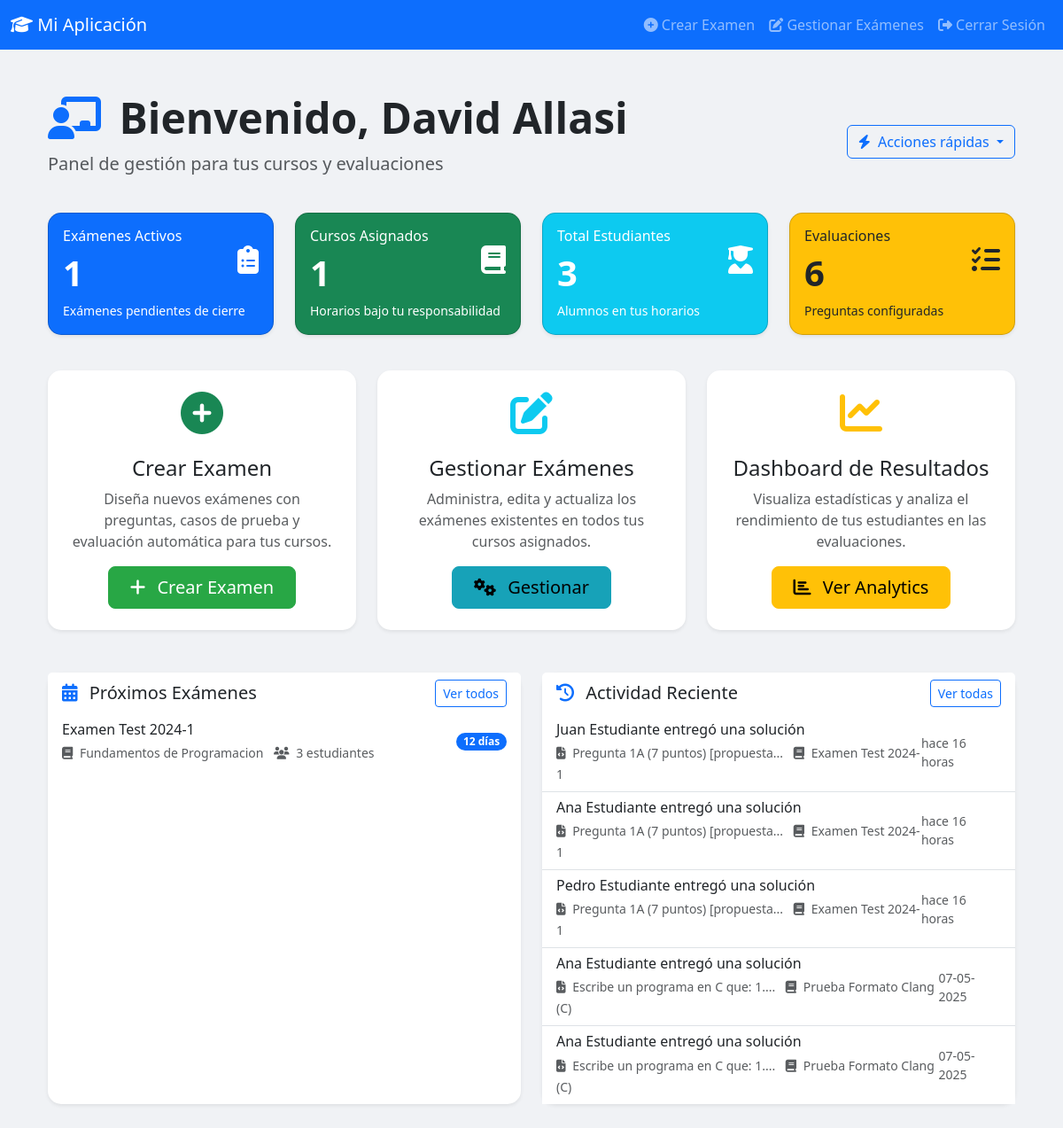
/dashboard (signed in), run on the app's committed database.
### models.py (models this page shows, shortened)
class Usuario(UserMixin, db.Model):
    __tablename__ = 'usuario'
    id = db.Column(db.Integer, primary_key=True)
    nombre = db.Column(db.String(100), nullable=False)
    codigo = db.Column(db.String(20), unique=True, nullable=True, index=True)
    email = db.Column(db.String(120), unique=True, nullable=False)
    contrasena = db.Column(db.String(128), nullable=False)
    rol = db.Column(db.String(20), nullable=False)  # 'docente' o 'alumno'
    estado = db.Column(db.String(20), nullable=False, default="activo")
    horarios = db.relationship('Horario', secondary=usuario_horario, back_populates='usuarios', lazy='joined')
    entregas = db.relationship('Entrega', backref='alumno', lazy='dynamic', foreign_keys='Entrega.alumno_id')
    historial_de_examenes = db.relationship('Examen', secondary='usuario_examen', backref='usuarios', lazy='dynamic')
    __table_args__ = (
        db.Index('ix_usuario_email', 'email'),  # Índice para mejorar las consultas por email
    )

class Examen(db.Model):
    __tablename__ = 'examen'
    id = db.Column(db.Integer, primary_key=True)
    titulo = db.Column(db.String(200), nullable=False)
    descripcion = db.Column(db.Text, nullable=False)
    fecha_publicacion = db.Column(db.DateTime, nullable=False, default=datetime.utcnow)
    fecha_cierre = db.Column(db.DateTime, nullable=False)
    horario_id = db.Column(db.Integer, db.ForeignKey('horario.id'), nullable=False)
    preguntas = db.relationship('Pregunta', backref='examen', lazy=True, cascade="all, delete-orphan")
    configuracion_examen = db.relationship('ConfiguracionExamen', back_populates='examen', uselist=False)
    __table_args__ = (
        db.Index('ix_examen_titulo', 'titulo'),  # Índice para mejorar las consultas por título de examen
    )

class Curso(db.Model):
    __tablename__ = 'curso'
    id = db.Column(db.Integer, primary_key=True)
    nombre = db.Column(db.String(100), nullable=False)
    codigo = db.Column(db.String(20), nullable=False)
    ofertas_de_curso = db.relationship('OfertaDeCurso', backref='curso', lazy=True)
    __table_args__ = (
        db.Index('ix_curso_codigo', 'codigo'),  # Índice para mejorar las consultas por código de curso
    )

class Entrega(db.Model):
    __tablename__ = 'entrega'
    id = db.Column(db.Integer, primary_key=True)
    fecha_entrega = db.Column(db.DateTime, nullable=False, default=datetime.utcnow)
    codigo_fuente = db.Column(db.Text, nullable=False)
    archivo = db.Column(db.String(120), nullable=True)
    alumno_id = db.Column(db.Integer, db.ForeignKey('usuario.id'), nullable=False)
    pregunta_id = db.Column(db.Integer, db.ForeignKey('pregunta.id'), nullable=False)
    evaluacion = db.relationship('Evaluacion', backref='entrega', uselist=False)
    analisis_resultados = db.relationship(
        'AnalisisResultado',
        back_populates='entrega', # Usar back_populates
        lazy='dynamic', # Cambiado a dynamic para que sea una query
        cascade='all, delete-orphan'
    )

class Pregunta(db.Model):
    __tablename__ = 'pregunta'
    id = db.Column(db.Integer, primary_key=True)
    enunciado = db.Column(db.Text, nullable=False)
    puntaje_total = db.Column(db.Float, nullable=False)
    lenguaje_programacion = db.Column(db.String(50), nullable=False)
    solucion_modelo = db.Column(db.Text, nullable=True)
    rubrica_evaluacion = db.Column(db.Text, nullable=True, comment="Rubrica en formato JSON para la evaluación con LLM")
    examen_id = db.Column(db.Integer, db.ForeignKey('examen.id'), nullable=False)
    configuracion_formato_json = db.Column(
        db.Text,
        nullable=True,
        comment='Configuración del linter en JSON. Ej: {"perfil": "flake8", "args_adicionales": "--ignore=E501"}'
    )
    casos_de_prueba = db.relationship('CasoDePrueba', backref='pregunta', lazy=True, cascade="all, delete-orphan")
    entregas = db.relationship('Entrega', backref='pregunta', lazy='dynamic')

### routes.py (the view)
@app.route('/dashboard')
@login_required
def dashboard():
    from datetime import datetime
    now = datetime.utcnow()  # Para comparar con fechas de exámenes
    if current_user.rol == 'alumno':
        horarios = current_user.horarios
        examenes = Examen.query.filter(Examen.horario_id.in_([h.id for h in horarios])).all()
        entregas_recientes = Entrega.query.filter(
            Entrega.alumno_id == current_user.id
        ).order_by(Entrega.fecha_entrega.desc()).limit(5).all()
        entregas_recientes = [entrega for entrega in entregas_recientes if entrega.pregunta is not None]
        return render_template(
            'dashboard_alumno.html',
            examenes=examenes,
            now=now,
            entregas_recientes=entregas_recientes
        )
    elif current_user.rol == 'docente':
        horarios = current_user.horarios
        examenes = Examen.query.filter(Examen.horario_id.in_([h.id for h in horarios])).all()
        return render_template(
            'dashboard_docente.html',
            examenes=examenes,
            now=now,
            obtener_entregas_recientes=obtener_entregas_recientes
        )
    else:
        flash('Rol de usuario desconocido.', 'danger')
        return redirect(url_for('logout'))

### templates/dashboard_docente.html (shortened to what this page needs)
{% extends "base.html" %}
{% block content %}
<div class="container py-4">
    <div class="row mb-4">
        <div class="col-lg-8">
            <h1 class="display-5 fw-bold"><i class="fas fa-chalkboard-teacher text-primary me-2"></i> Bienvenido, {{ current_user.nombre }}</h1>
            <p class="lead text-muted">Panel de gestión para tus cursos y evaluaciones</p>
        </div>
        <div class="col-lg-4 d-flex align-items-center justify-content-lg-end mt-3 mt-lg-0">
            <div class="dropdown">
                <button class="btn btn-outline-primary dropdown-toggle" type="button" id="quickActionsDropdown" data-bs-toggle="dropdown" aria-expanded="false">
                    <i class="fas fa-bolt me-1"></i> Acciones rápidas
                </button>
            </div>
        </div>
    </div>
    <div class="row mb-4">
        <div class="col-md-3 col-sm-6 mb-3">
            <div class="card bg-primary text-white h-100 shadow-sm">
                <div class="card-body">
                    <div class="d-flex justify-content-between align-items-center">
                        <div>
                            <h6 class="card-title">Exámenes Activos</h6>
                            <h2 class="display-6 fw-bold mb-0">{{ examenes|selectattr('fecha_cierre', 'gt', now)|list|length }}</h2>
                        </div>
                        <div class="icon-circle bg-primary-light">
                            <i class="fas fa-clipboard-list fa-2x text-white"></i>
                        </div>
                    </div>
                    <p class="card-text small mt-2">Exámenes pendientes de cierre</p>
                </div>
            </div>
        </div>
        <div class="col-md-3 col-sm-6 mb-3">
            <div class="card bg-success text-white h-100 shadow-sm">
                <div class="card-body">
                    <div class="d-flex justify-content-between align-items-center">
                        <div>
                            <h6 class="card-title">Cursos Asignados</h6>
                            <h2 class="display-6 fw-bold mb-0">{{ current_user.horarios|length }}</h2>
                        </div>
                        <div class="icon-circle bg-success-light">
                            <i class="fas fa-book fa-2x text-white"></i>
                        </div>
                    </div>
                    <p class="card-text small mt-2">Horarios bajo tu responsabilidad</p>
                </div>
            </div>
        </div>
        <div class="col-md-3 col-sm-6 mb-3">
            <div class="card bg-info text-white h-100 shadow-sm">
                <div class="card-body">
                    <div class="d-flex justify-content-between align-items-center">
                        <div>
                            <h6 class="card-title">Total Estudiantes</h6>
                            <h2 class="display-6 fw-bold mb-0">{{ current_user.horarios|map(attribute='alumnos')|map('length')|sum }}</h2>
                        </div>
                        <div class="icon-circle bg-info-light">
                            <i class="fas fa-user-graduate fa-2x text-white"></i>
                        </div>
                    </div>
                    <p class="card-text small mt-2">Alumnos en tus horarios</p>
                </div>
            </div>
        </div>
        <div class="col-md-3 col-sm-6 mb-3">
            <div class="card bg-warning text-dark h-100 shadow-sm">
                <div class="card-body">
                    <div class="d-flex justify-content-between align-items-center">
                        <div>
                            <h6 class="card-title">Evaluaciones</h6>
                            <h2 class="display-6 fw-bold mb-0">{{ examenes|selectattr('preguntas')|map(attribute='preguntas')|map('length')|sum }}</h2>
                        </div>
                        <div class="icon-circle bg-warning-light">
                            <i class="fas fa-tasks fa-2x text-dark"></i>
                        </div>
                    </div>
                    <p class="card-text small mt-2">Preguntas configuradas</p>
                </div>
            </div>
        </div>
    </div>
    <div class="row mb-4">
        <div class="col-lg-4 col-md-6 mb-4">
            <div class="card h-100 border-0 shadow-sm">
                <div class="card-body text-center p-4">
                    <div class="icon-circle bg-success-light mx-auto mb-4">
                        <i class="fas fa-plus-circle fa-3x text-success"></i>
                    </div>
                    <h4 class="card-title">Crear Examen</h4>
                    <p class="card-text text-muted">Diseña nuevos exámenes con preguntas, casos de prueba y evaluación automática para tus cursos.</p>
                    <a href="{{ url_for('crear_examen') }}" class="btn btn-success btn-lg px-4">
                        <i class="fas fa-plus me-2"></i> Crear Examen
                    </a>
                </div>
            </div>
        </div>
        <div class="col-lg-4 col-md-6 mb-4">
            <div class="card h-100 border-0 shadow-sm">
                <div class="card-body text-center p-4">
                    <div class="icon-circle bg-info-light mx-auto mb-4">
                        <i class="fas fa-edit fa-3x text-info"></i>
                    </div>
                    <h4 class="card-title">Gestionar Exámenes</h4>
                    <p class="card-text text-muted">Administra, edita y actualiza los exámenes existentes en todos tus cursos asignados.</p>
                    <a href="{{ url_for('gestionar_examenes') }}" class="btn btn-info btn-lg px-4">
                        <i class="fas fa-cogs me-2"></i> Gestionar
                    </a>
                </div>
            </div>
        </div>
        <div class="col-lg-4 col-md-6 mb-4">
            <div class="card h-100 border-0 shadow-sm">
                <div class="card-body text-center p-4">
                    <div class="icon-circle bg-warning-light mx-auto mb-4">
                        <i class="fas fa-chart-line fa-3x text-warning"></i>
                    </div>
                    <h4 class="card-title">Dashboard de Resultados</h4>
                    <p class="card-text text-muted">Visualiza estadísticas y analiza el rendimiento de tus estudiantes en las evaluaciones.</p>
                    <a href="{{ url_for('ver_resultados') }}" class="btn btn-warning btn-lg px-4">
                        <i class="fas fa-chart-bar me-2"></i> Ver Analytics
                    </a>
                </div>
            </div>
        </div>
    </div>
    <div class="row">
        <div class="col-lg-6 mb-4">
            <div class="card border-0 shadow-sm h-100">
                <div class="card-header bg-white border-0 d-flex justify-content-between align-items-center">
                    <h5 class="mb-0"><i class="fas fa-calendar-alt text-primary me-2"></i> Próximos Exámenes</h5>
                    <a href="{{ url_for('gestionar_examenes') }}" class="btn btn-sm btn-outline-primary">Ver todos</a>
                </div>
                <div class="card-body p-0">
                    <div class="list-group list-group-flush">
                        {% for examen in examenes|selectattr('fecha_cierre', 'gt', now)|sort(attribute='fecha_cierre') %}
                            {% if loop.index <= 5 %}
                            <a href="{{ url_for('editar_examen', examen_id=examen.id) }}" class="list-group-item list-group-item-action">
                                <div class="d-flex w-100 justify-content-between align-items-center">
                                    <div>
                                        <h6 class="mb-1">{{ examen.titulo }}</h6>
                                        <small class="text-muted">
                                            <i class="fas fa-book me-1"></i> {{ examen.horario.oferta_de_curso.curso.nombre }}
                                            <i class="fas fa-users ms-2 me-1"></i> {{ examen.horario.alumnos|length }} estudiantes
                                        </small>
                                    </div>
                                    <span class="badge rounded-pill bg-primary">
                                        {% set dias_restantes = (examen.fecha_cierre - now).days %}
                                        {% if dias_restantes == 0 %}
                                            Hoy
                                        {% elif dias_restantes == 1 %}
                                            Mañana
                                        {% else %}
                                            {{ dias_restantes }} días
                                        {% endif %}
                                    </span>
                                </div>
                            </a>
                            {% endif %}
                        {% else %}
                            <div class="list-group-item text-center text-muted py-4">
                                <i class="fas fa-calendar-check fa-2x mb-2"></i>
                                <p class="mb-0">No hay exámenes pendientes</p>
                            </div>
                        {% endfor %}
                    </div>
                </div>
            </div>
        </div>
        <div class="col-lg-6 mb-4">
            <div class="card border-0 shadow-sm h-100">
                <div class="card-header bg-white border-0 d-flex justify-content-between align-items-center">
                    <h5 class="mb-0"><i class="fas fa-history text-primary me-2"></i> Actividad Reciente</h5>
                    <a href="{{ url_for('ver_resultados') }}" class="btn btn-sm btn-outline-primary">Ver todas</a>
                </div>
                <div class="card-body p-0">
                    <div class="list-group list-group-flush">
                        {% set recientes_entregas = obtener_entregas_recientes(current_user.id, 5) %}
                        {% for entrega in recientes_entregas %}
                            <div class="list-group-item">
                                <div class="d-flex w-100 justify-content-between align-items-center">
                                    <div>
                                        <h6 class="mb-1">{{ entrega.alumno.nombre }} entregó una solución</h6>
                                        <small class="text-muted">
                                            <i class="fas fa-file-code me-1"></i> {{ entrega.pregunta.enunciado|striptags|truncate(40) }}
                                            <i class="fas fa-book ms-2 me-1"></i> {{ entrega.pregunta.examen.titulo }}
                                        </small>
                                    </div>
                                    <small class="text-muted">{{ entrega.fecha_entrega|timeago }}</small>
                                </div>
                            </div>
                        {% else %}
                            <div class="list-group-item text-center text-muted py-4">
                                <i class="fas fa-inbox fa-2x mb-2"></i>
                                <p class="mb-0">No hay actividad reciente</p>
                            </div>
                        {% endfor %}
                    </div>
                </div>
            </div>
        </div>
    </div>
</div>
{% endblock %}

### data on the page
Usuario: nombre "David Allasi"
Examen: titulo "Examen Test 2024-1", horario.oferta_de_curso.curso.nombre "Fundamentos de Programacion", horario.alumnos|length "3"
Entrega: alumno.nombre "Juan Estudiante", pregunta.enunciado "Pregunta 1A (7 puntos) [propuesta...", pregunta.examen.titulo "Examen Test 2024-1", fecha_entrega "hace 16 horas"
Entrega: alumno.nombre "Ana Estudiante", pregunta.enunciado "Pregunta 1A (7 puntos) [propuesta...", pregunta.examen.titulo "Examen Test 2024-1", fecha_entrega "hace 16 horas"
Entrega: alumno.nombre "Pedro Estudiante", pregunta.enunciado "Pregunta 1A (7 puntos) [propuesta...", pregunta.examen.titulo "Examen Test 2024-1", fecha_entrega "hace 16 horas"
Entrega: alumno.nombre "Ana Estudiante", pregunta.enunciado "Escribe un programa en C que: 1....", pregunta.examen.titulo "Prueba Formato Clang (C)", fecha_entrega "07-05-2025"
Entrega: alumno.nombre "Ana Estudiante", pregunta.enunciado "Escribe un programa en C que: 1....", pregunta.examen.titulo "Prueba Formato Clang (C)", fecha_entrega "07-05-2025"

### other printed values
{{ examenes|selectattr('fecha_cierre', 'gt', now)|list|length }} "1"
{{ current_user.horarios|length }} "1"
{{ current_user.horarios|map(attribute='alumnos')|map('length')|sum }} "3"
